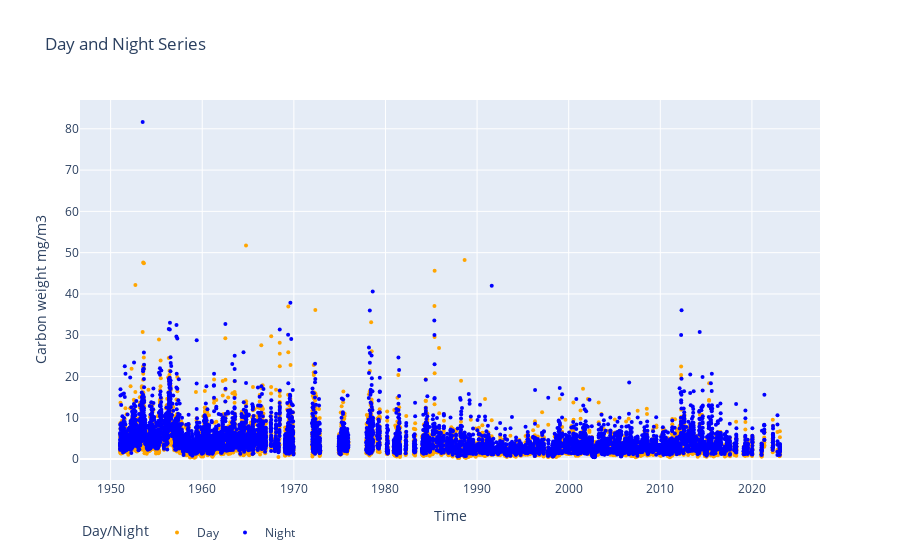

Notebook code cell kept with this figure:
### Code cell
day_df = (
    results["day"].mean(["latitude", "longitude"]).to_dataframe().reset_index().dropna()
)
night_df = (
    results["night"]
    .mean(["latitude", "longitude"])
    .to_dataframe()
    .reset_index()
    .dropna()
)


fig = px.scatter(
    title="Day and Night Series",
    labels={"value": "Abundance", "time": "Time"},
    color_discrete_sequence=["blue", "orange"],
)

fig.add_scatter(
    x=day_df["time"],
    y=day_df["day"],
    name="Day",
    mode="markers",
    marker=dict(color="orange", size=4),
)

fig.add_scatter(
    x=night_df["time"],
    y=night_df["night"],
    name="Night",
    mode="markers",
    marker=dict(color="blue", size=4),
)

fig.update_layout(
    xaxis_title="Time",
    yaxis_title="Carbon weight mg/m3",
    legend_title="Day/Night",
    legend=dict(orientation="h"),
)
fig.show()

### Figure 1 — Plotly figure (JSON) as saved in the notebook; plotly's stock layout.template omitted (floating-point values rounded to 4 significant figures; data arrays with more than 128 entries replaced by an {"elided": "..."} marker saying what was removed)
{"data": [{"hovertemplate": "<extra></extra>", "legendgroup": "", "marker": {"color": "blue", "symbol": "circle"}, "mode": "markers", "name": "", "orientation": "v", "showlegend": false, "type": "scatter", "xaxis": "x", "yaxis": "y"}, {"marker": {"color": "orange", "size": 4}, "mode": "markers", "name": "Day", "type": "scatter", "x": {"elided": "6599 str values"}, "y": {"elided": "6599 float values"}}, {"marker": {"color": "blue", "size": 4}, "mode": "markers", "name": "Night", "type": "scatter", "x": {"elided": "7542 str values"}, "y": {"elided": "7542 float values"}}], "layout": {"legend": {"orientation": "h", "title": {"text": "Day/Night"}, "tracegroupgap": 0}, "title": {"text": "Day and Night Series"}, "xaxis": {"anchor": "y", "domain": [0, 1], "title": {"text": "Time"}}, "yaxis": {"anchor": "x", "domain": [0, 1], "title": {"text": "Carbon weight mg/m3"}}}}
